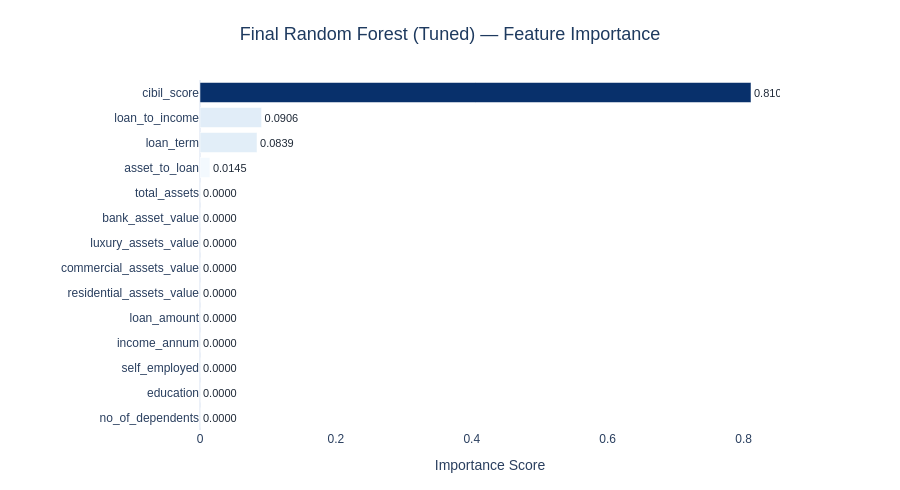

Write notebook code for a chart like this one.
### Markdown cell above
### Feature Importance — Tuned Model

### Code cell
imp_df = pd.DataFrame({
    "Feature":    feature_names,
    "Importance": final_rf.feature_importances_,
}).sort_values("Importance", ascending=True)

fig = go.Figure(go.Bar(
    x            = imp_df["Importance"],
    y            = imp_df["Feature"],
    orientation  = "h",
    marker       = dict(color=imp_df["Importance"], colorscale="Blues", showscale=False),
    text         = [f"{v:.4f}" for v in imp_df["Importance"]],
    textposition = "outside",
    textfont     = dict(size=11, color="#1F2937"),
))

fig.update_layout(
    title    = dict(text="Final Random Forest (Tuned) — Feature Importance",
                    font=dict(size=18, color="#1E3A5F"), x=0.5, xanchor="center"),
    template = "plotly_white",
    height   = max(420, len(feature_names) * 35),
    xaxis    = dict(title="Importance Score", showgrid=False),
    yaxis    = dict(showgrid=False),
    font     = dict(family="Arial, sans-serif", size=12),
    margin   = dict(t=80, b=60, l=200, r=120),
)
fig.show()

### Figure 1 — Plotly figure (JSON) as saved in the notebook; plotly's stock layout.template omitted (floating-point values rounded to 4 significant figures)
{"data": [{"marker": {"color": [0.0, 0.0, 0.0, 0.0, 0.0, 0.0, 0.0, 0.0, 0.0, 8.88e-07, 0.01455, 0.08392, 0.09061, 0.8109], "colorscale": [[0, "rgb(247,251,255)"], [0.125, "rgb(222,235,247)"], [0.25, "rgb(198,219,239)"], [0.375, "rgb(158,202,225)"], [0.5, "rgb(107,174,214)"], [0.625, "rgb(66,146,198)"], [0.75, "rgb(33,113,181)"], [0.875, "rgb(8,81,156)"], [1, "rgb(8,48,107)"]], "showscale": false}, "orientation": "h", "text": ["0.0000", "0.0000", "0.0000", "0.0000", "0.0000", "0.0000", "0.0000", "0.0000", "0.0000", "0.0000", "0.0145", "0.0839", "0.0906", "0.8109"], "textfont": {"color": "#1F2937", "size": 11}, "textposition": "outside", "type": "bar", "x": [0.0, 0.0, 0.0, 0.0, 0.0, 0.0, 0.0, 0.0, 0.0, 8.88e-07, 0.01455, 0.08392, 0.09061, 0.8109], "y": ["no_of_dependents", "education", "self_employed", "income_annum", "loan_amount", "residential_assets_value", "commercial_assets_value", "luxury_assets_value", "bank_asset_value", "total_assets", "asset_to_loan", "loan_term", "loan_to_income", "cibil_score"]}], "layout": {"font": {"family": "Arial, sans-serif", "size": 12}, "height": 490, "margin": {"b": 60, "l": 200, "r": 120, "t": 80}, "title": {"font": {"color": "#1E3A5F", "size": 18}, "text": "Final Random Forest (Tuned) — Feature Importance", "x": 0.5, "xanchor": "center"}, "xaxis": {"showgrid": false, "title": {"text": "Importance Score"}}, "yaxis": {"showgrid": false}}}
